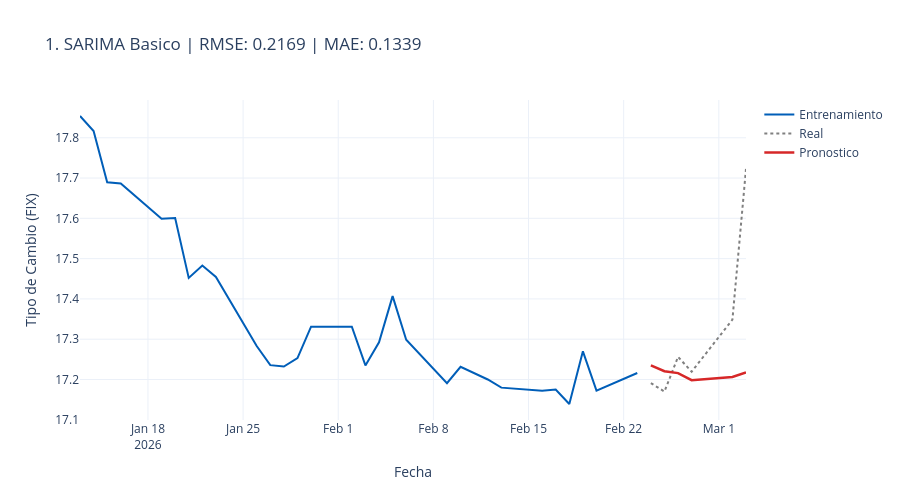
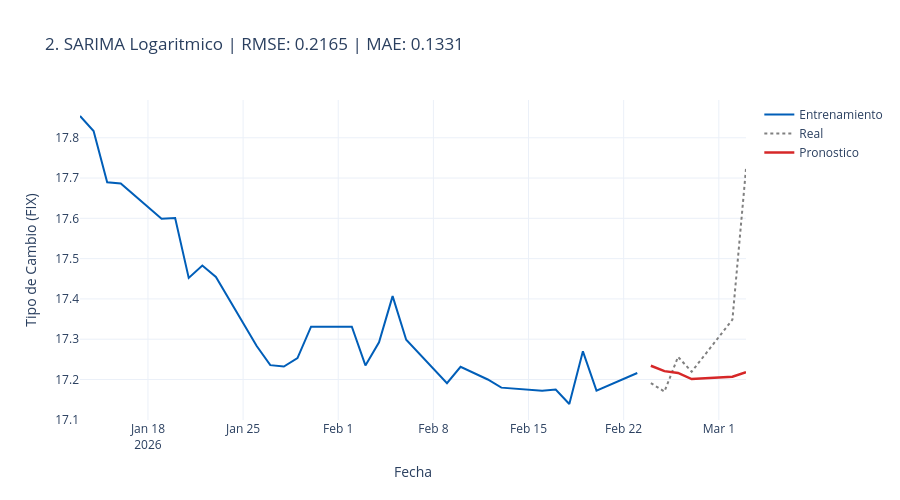
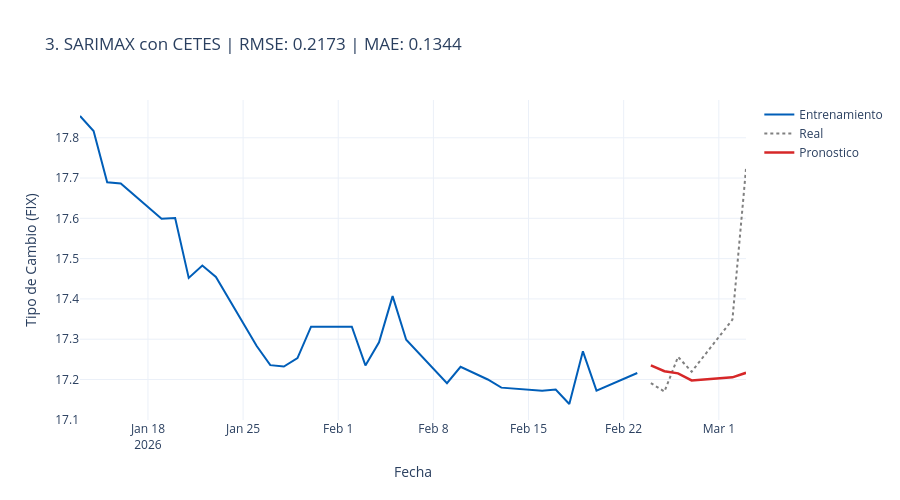

Notebook code for these charts, in order:
### Code cell
# Funcion para entrenar y evaluar distintas configuraciones de SARIMA y SARIMAX
def correr_modelo(df_entrenamiento, df_prueba, columna_objetivo, columna_exogena, p, d, q, P, D, Q, m, transformacion=None):
    y_train = df_entrenamiento[columna_objetivo].astype(float).copy()
    y_test  = df_prueba[columna_objetivo].astype(float).copy()

    X_train = df_entrenamiento[[columna_exogena]].astype(float).copy() if columna_exogena else None
    X_test  = df_prueba[[columna_exogena]].astype(float).copy() if columna_exogena else None

    if transformacion == 'log':
        y_train = np.log(y_train)

    modelo = SARIMAX(
        y_train,
        exog=X_train,
        order=(p, d, q),
        seasonal_order=(P, D, Q, m),
        enforce_stationarity=False,
        enforce_invertibility=False
    )
    ajuste = modelo.fit(disp=False)

    pronostico = ajuste.get_forecast(steps=len(y_test), exog=X_test)
    y_pred = pronostico.predicted_mean  
    y_pred = pd.Series(y_pred.values, index=y_test.index, name='forecast')

    if transformacion == 'log':
        y_pred = pd.Series(np.exp(y_pred.values), index=y_pred.index, name=y_pred.name)

    rmse = float(np.sqrt(mean_squared_error(y_test, y_pred)))
    mae  = float(mean_absolute_error(y_test, y_pred))

    return {
        "y_train": y_train if transformacion != 'log' else pd.Series(np.exp(y_train.values), index=y_train.index),
        "y_test": y_test,
        "y_pred": y_pred,
        "rmse": rmse,
        "mae": mae
    }

def graficar_resultados(diccionario_resultados, titulo):
    fig = go.Figure()
    
    y_train_grafica = diccionario_resultados["y_train"].iloc[-30:]
    
    fig.add_trace(go.Scatter(x=y_train_grafica.index, y=y_train_grafica, mode='lines', name='Entrenamiento', line=dict(color='#005EB8')))
    fig.add_trace(go.Scatter(x=diccionario_resultados["y_test"].index, y=diccionario_resultados["y_test"], mode='lines', name='Real', line=dict(color='gray', dash='dot')))
    fig.add_trace(go.Scatter(x=diccionario_resultados["y_pred"].index, y=diccionario_resultados["y_pred"], mode='lines', name='Pronostico', line=dict(color='#d62728', width=2.5)))
    
    fig.update_layout(
        title=f"{titulo} | RMSE: {diccionario_resultados['rmse']:.4f} | MAE: {diccionario_resultados['mae']:.4f}",
        xaxis_title="Fecha", yaxis_title="Tipo de Cambio (FIX)",
        hovermode="x unified", template="plotly_white",
        height=500, width=900
    )
    fig.show()

# Parametros base
p, d, q = 1, 1, 1
P, D, Q, m = 1, 1, 1, 5  

print("Entrenando configuraciones del modelo...")

# Modelo 1: SARIMA Basico
res_basico = correr_modelo(df_train, df_test, columna_objetivo='FIX', columna_exogena=None, 
                     p=p, d=d, q=q, P=P, D=D, Q=Q, m=m, transformacion=None)
print(f"SARIMA Basico - RMSE: {res_basico['rmse']:.4f}, MAE: {res_basico['mae']:.4f}")

# Modelo 2: SARIMA con Transformacion Logaritmica
res_log = correr_modelo(df_train, df_test, columna_objetivo='FIX', columna_exogena=None, 
                     p=p, d=d, q=q, P=P, D=D, Q=Q, m=m, transformacion='log')
print(f"SARIMA Log - RMSE: {res_log['rmse']:.4f}, MAE: {res_log['mae']:.4f}")

# Modelo 3: SARIMAX con Variable Exogena (CETES)
res_sarimax = correr_modelo(df_train, df_test, columna_objetivo='FIX', columna_exogena='CETES_28', 
                         p=p, d=d, q=q, P=P, D=D, Q=Q, m=m, transformacion=None)
print(f"SARIMAX (CETES) - RMSE: {res_sarimax['rmse']:.4f}, MAE: {res_sarimax['mae']:.4f}")

graficar_resultados(res_basico, "1. SARIMA Basico")
graficar_resultados(res_log, "2. SARIMA Logaritmico")
graficar_resultados(res_sarimax, "3. SARIMAX con CETES")

### Figure 1 — Plotly figure (JSON) as saved in the notebook; plotly's stock layout.template omitted (floating-point values rounded to 4 significant figures)
{"data": [{"line": {"color": "#005EB8"}, "mode": "lines", "name": "Entrenamiento", "type": "scatter", "x": ["2026-01-13T00:00:00.000000", "2026-01-14T00:00:00.000000", "2026-01-15T00:00:00.000000", "2026-01-16T00:00:00.000000", "2026-01-19T00:00:00.000000", "2026-01-20T00:00:00.000000", "2026-01-21T00:00:00.000000", "2026-01-22T00:00:00.000000", "2026-01-23T00:00:00.000000", "2026-01-26T00:00:00.000000", "2026-01-27T00:00:00.000000", "2026-01-28T00:00:00.000000", "2026-01-29T00:00:00.000000", "2026-01-30T00:00:00.000000", "2026-02-02T00:00:00.000000", "2026-02-03T00:00:00.000000", "2026-02-04T00:00:00.000000", "2026-02-05T00:00:00.000000", "2026-02-06T00:00:00.000000", "2026-02-09T00:00:00.000000", "2026-02-10T00:00:00.000000", "2026-02-11T00:00:00.000000", "2026-02-12T00:00:00.000000", "2026-02-13T00:00:00.000000", "2026-02-16T00:00:00.000000", "2026-02-17T00:00:00.000000", "2026-02-18T00:00:00.000000", "2026-02-19T00:00:00.000000", "2026-02-20T00:00:00.000000", "2026-02-23T00:00:00.000000"], "y": [17.85, 17.82, 17.69, 17.69, 17.6, 17.6, 17.45, 17.48, 17.45, 17.28, 17.24, 17.23, 17.25, 17.33, 17.33, 17.23, 17.29, 17.41, 17.3, 17.19, 17.23, 17.22, 17.2, 17.18, 17.17, 17.18, 17.14, 17.27, 17.17, 17.22]}, {"line": {"color": "gray", "dash": "dot"}, "mode": "lines", "name": "Real", "type": "scatter", "x": ["2026-02-24T00:00:00.000000", "2026-02-25T00:00:00.000000", "2026-02-26T00:00:00.000000", "2026-02-27T00:00:00.000000", "2026-03-02T00:00:00.000000", "2026-03-03T00:00:00.000000"], "y": [17.19, 17.17, 17.26, 17.22, 17.35, 17.72]}, {"line": {"color": "#d62728", "width": 2.5}, "mode": "lines", "name": "Pronostico", "type": "scatter", "x": ["2026-02-24T00:00:00.000000", "2026-02-25T00:00:00.000000", "2026-02-26T00:00:00.000000", "2026-02-27T00:00:00.000000", "2026-03-02T00:00:00.000000", "2026-03-03T00:00:00.000000"], "y": [17.23, 17.22, 17.22, 17.2, 17.21, 17.22]}], "layout": {"height": 500, "hovermode": "x unified", "title": {"text": "1. SARIMA Basico | RMSE: 0.2169 | MAE: 0.1339"}, "width": 900, "xaxis": {"title": {"text": "Fecha"}}, "yaxis": {"title": {"text": "Tipo de Cambio (FIX)"}}}}

### Figure 2 — Plotly figure (JSON) as saved in the notebook; plotly's stock layout.template omitted (floating-point values rounded to 4 significant figures)
{"data": [{"line": {"color": "#005EB8"}, "mode": "lines", "name": "Entrenamiento", "type": "scatter", "x": ["2026-01-13T00:00:00.000000", "2026-01-14T00:00:00.000000", "2026-01-15T00:00:00.000000", "2026-01-16T00:00:00.000000", "2026-01-19T00:00:00.000000", "2026-01-20T00:00:00.000000", "2026-01-21T00:00:00.000000", "2026-01-22T00:00:00.000000", "2026-01-23T00:00:00.000000", "2026-01-26T00:00:00.000000", "2026-01-27T00:00:00.000000", "2026-01-28T00:00:00.000000", "2026-01-29T00:00:00.000000", "2026-01-30T00:00:00.000000", "2026-02-02T00:00:00.000000", "2026-02-03T00:00:00.000000", "2026-02-04T00:00:00.000000", "2026-02-05T00:00:00.000000", "2026-02-06T00:00:00.000000", "2026-02-09T00:00:00.000000", "2026-02-10T00:00:00.000000", "2026-02-11T00:00:00.000000", "2026-02-12T00:00:00.000000", "2026-02-13T00:00:00.000000", "2026-02-16T00:00:00.000000", "2026-02-17T00:00:00.000000", "2026-02-18T00:00:00.000000", "2026-02-19T00:00:00.000000", "2026-02-20T00:00:00.000000", "2026-02-23T00:00:00.000000"], "y": [17.85, 17.82, 17.69, 17.69, 17.6, 17.6, 17.45, 17.48, 17.45, 17.28, 17.24, 17.23, 17.25, 17.33, 17.33, 17.23, 17.29, 17.41, 17.3, 17.19, 17.23, 17.22, 17.2, 17.18, 17.17, 17.18, 17.14, 17.27, 17.17, 17.22]}, {"line": {"color": "gray", "dash": "dot"}, "mode": "lines", "name": "Real", "type": "scatter", "x": ["2026-02-24T00:00:00.000000", "2026-02-25T00:00:00.000000", "2026-02-26T00:00:00.000000", "2026-02-27T00:00:00.000000", "2026-03-02T00:00:00.000000", "2026-03-03T00:00:00.000000"], "y": [17.19, 17.17, 17.26, 17.22, 17.35, 17.72]}, {"line": {"color": "#d62728", "width": 2.5}, "mode": "lines", "name": "Pronostico", "type": "scatter", "x": ["2026-02-24T00:00:00.000000", "2026-02-25T00:00:00.000000", "2026-02-26T00:00:00.000000", "2026-02-27T00:00:00.000000", "2026-03-02T00:00:00.000000", "2026-03-03T00:00:00.000000"], "y": [17.23, 17.22, 17.22, 17.2, 17.21, 17.22]}], "layout": {"height": 500, "hovermode": "x unified", "title": {"text": "2. SARIMA Logaritmico | RMSE: 0.2165 | MAE: 0.1331"}, "width": 900, "xaxis": {"title": {"text": "Fecha"}}, "yaxis": {"title": {"text": "Tipo de Cambio (FIX)"}}}}

### Figure 3 — Plotly figure (JSON) as saved in the notebook; plotly's stock layout.template omitted (floating-point values rounded to 4 significant figures)
{"data": [{"line": {"color": "#005EB8"}, "mode": "lines", "name": "Entrenamiento", "type": "scatter", "x": ["2026-01-13T00:00:00.000000", "2026-01-14T00:00:00.000000", "2026-01-15T00:00:00.000000", "2026-01-16T00:00:00.000000", "2026-01-19T00:00:00.000000", "2026-01-20T00:00:00.000000", "2026-01-21T00:00:00.000000", "2026-01-22T00:00:00.000000", "2026-01-23T00:00:00.000000", "2026-01-26T00:00:00.000000", "2026-01-27T00:00:00.000000", "2026-01-28T00:00:00.000000", "2026-01-29T00:00:00.000000", "2026-01-30T00:00:00.000000", "2026-02-02T00:00:00.000000", "2026-02-03T00:00:00.000000", "2026-02-04T00:00:00.000000", "2026-02-05T00:00:00.000000", "2026-02-06T00:00:00.000000", "2026-02-09T00:00:00.000000", "2026-02-10T00:00:00.000000", "2026-02-11T00:00:00.000000", "2026-02-12T00:00:00.000000", "2026-02-13T00:00:00.000000", "2026-02-16T00:00:00.000000", "2026-02-17T00:00:00.000000", "2026-02-18T00:00:00.000000", "2026-02-19T00:00:00.000000", "2026-02-20T00:00:00.000000", "2026-02-23T00:00:00.000000"], "y": [17.85, 17.82, 17.69, 17.69, 17.6, 17.6, 17.45, 17.48, 17.45, 17.28, 17.24, 17.23, 17.25, 17.33, 17.33, 17.23, 17.29, 17.41, 17.3, 17.19, 17.23, 17.22, 17.2, 17.18, 17.17, 17.18, 17.14, 17.27, 17.17, 17.22]}, {"line": {"color": "gray", "dash": "dot"}, "mode": "lines", "name": "Real", "type": "scatter", "x": ["2026-02-24T00:00:00.000000", "2026-02-25T00:00:00.000000", "2026-02-26T00:00:00.000000", "2026-02-27T00:00:00.000000", "2026-03-02T00:00:00.000000", "2026-03-03T00:00:00.000000"], "y": [17.19, 17.17, 17.26, 17.22, 17.35, 17.72]}, {"line": {"color": "#d62728", "width": 2.5}, "mode": "lines", "name": "Pronostico", "type": "scatter", "x": ["2026-02-24T00:00:00.000000", "2026-02-25T00:00:00.000000", "2026-02-26T00:00:00.000000", "2026-02-27T00:00:00.000000", "2026-03-02T00:00:00.000000", "2026-03-03T00:00:00.000000"], "y": [17.24, 17.22, 17.22, 17.2, 17.21, 17.22]}], "layout": {"height": 500, "hovermode": "x unified", "title": {"text": "3. SARIMAX con CETES | RMSE: 0.2173 | MAE: 0.1344"}, "width": 900, "xaxis": {"title": {"text": "Fecha"}}, "yaxis": {"title": {"text": "Tipo de Cambio (FIX)"}}}}
